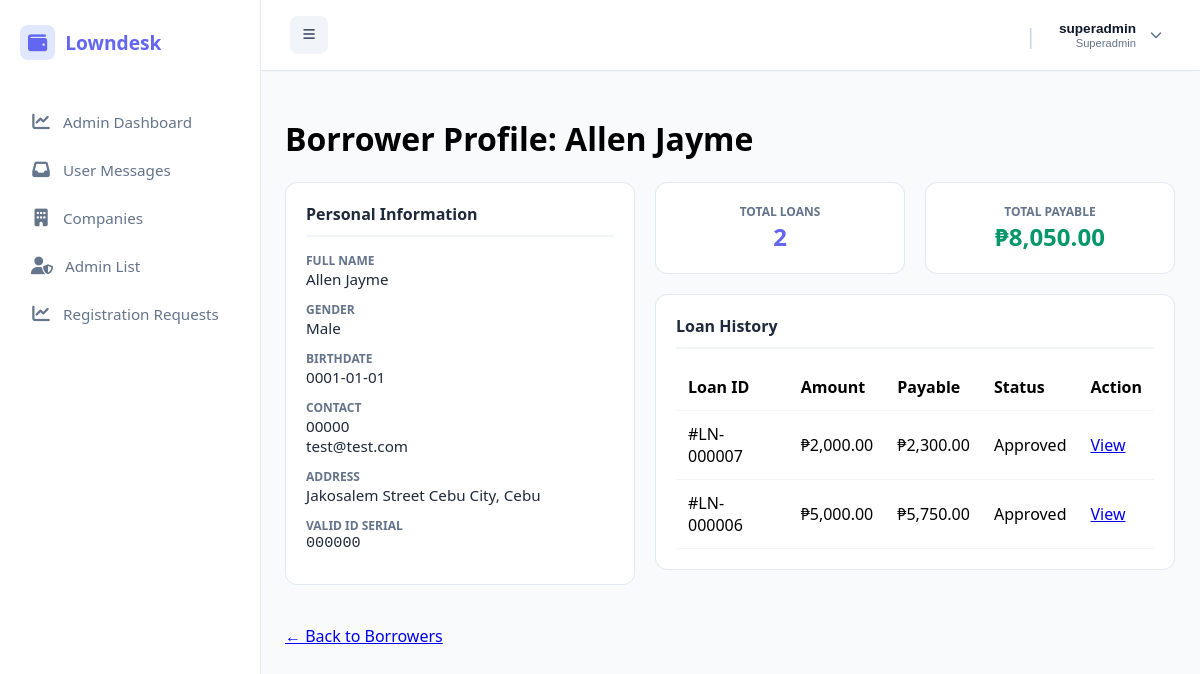
The page /public/index.php?url=borrower/details&id=7 (signed in) on the database its author committed.
### tables this page shows
CREATE TABLE `borrowers` (
  `id` int(11) NOT NULL,
  `company_id` int(11) NOT NULL,
  `first_name` varchar(100) NOT NULL,
  `middle_name` varchar(100) DEFAULT NULL,
  `last_name` varchar(100) NOT NULL,
  `gender` varchar(20) DEFAULT NULL,
  `birthdate` date DEFAULT NULL,
  `phone` varchar(30) NOT NULL,
  `email` varchar(100) DEFAULT NULL,
  `address` text NOT NULL,
  `valid_id` varchar(150) DEFAULT NULL,
  `status` tinyint(1) DEFAULT 1,
  `created_at` timestamp NOT NULL DEFAULT current_timestamp(),
  `occupation` text DEFAULT NULL
);

CREATE TABLE `loans` (
  `id` int(11) NOT NULL,
  `company_id` int(11) NOT NULL,
  `account_id` int(11) DEFAULT NULL,
  `borrower_id` int(11) NOT NULL,
  `amount` decimal(12,2) NOT NULL,
  `interest_rate` decimal(5,2) NOT NULL,
  `total_payable` decimal(12,2) NOT NULL,
  `status` varchar(30) DEFAULT 'pending',
  `released_date` date DEFAULT NULL,
  `due_date` date NOT NULL,
  `created_at` timestamp NOT NULL DEFAULT current_timestamp(),
  `term_months` int(11) DEFAULT NULL,
  `notes` text DEFAULT NULL,
  `term_type` varchar(20) DEFAULT 'month',
  `fee` decimal(15,2) DEFAULT 0.00,
  `category_id` int(11) DEFAULT NULL,
  `loan_type` varchar(255) NOT NULL
);

### app/controllers/BorrowerController.php (called while the page is built, shortened)
<?php
require_once __DIR__ . '/../models/Borrower.php';
class BorrowerController {
    private $borrowerModel;
    public function __construct() {
        $this->borrowerModel = new Borrower();
    }
    public function details($id = null) {
        $id = $id ?? $_GET['id'] ?? null;
        $borrower = $this->borrowerModel->getById($id);
        $db = $this->borrowerModel->getDb();
        $stmt = $db->prepare("SELECT * FROM loans WHERE borrower_id = ? ORDER BY created_at DESC");
        $stmt->execute([$id]);
        $loans = $stmt->fetchAll(PDO::FETCH_ASSOC);
        $totalLoansCount = count($loans);
        $totalPayable = 0;
        foreach ($loans as $loan) {
            $totalPayable += $loan['total_payable'];
        }
        require_once __DIR__ . '/../views/admin/borrowers/details.php';
    }
}

### public/index.php (called while the page is built, shortened)
<?php
require_once __DIR__ . "/../app/core/Database.php";
require_once __DIR__ . "/../app/core/Model.php";
$init = new App();

### app/core/Database.php (called while the page is built)
<?php
class Database {
    private static $host = "localhost";
    private static $port = "3306";
    private static $db   = "loan_saas_db";
    private static $user = "root";
    private static $pass = "";
    public static function getConnection() {
        try {
            $conn = new PDO(
                "mysql:host=" . self::$host . ";port=" . self::$port . ";dbname=" . self::$db,
                self::$user,
                self::$pass
            );
            $conn->setAttribute(PDO::ATTR_ERRMODE, PDO::ERRMODE_EXCEPTION);
            $conn->setAttribute(PDO::ATTR_DEFAULT_FETCH_MODE, PDO::FETCH_ASSOC);
            return $conn;
        } catch (Exception $e) {
            die("Database connection failed: " . $e->getMessage());
        }
    }
}

### app/core/Model.php (called while the page is built, shortened)
<?php
require_once __DIR__ . "/Database.php";
class Model {
    public function __construct() {
        $this->conn = Database::getConnection();
    }
    protected function getTenantId() {
        return $_SESSION['user']['company_id'] ?? 1;
    }
}

### app/models/Borrower.php (called while the page is built, shortened)
<?php
require_once __DIR__ . '/../core/Model.php';
class Borrower extends Model {
public function getById($id) {
    $stmt = $this->conn->prepare("SELECT * FROM borrowers WHERE id = ? AND company_id = ?");
    $stmt->execute([$id, $this->getTenantId()]);
    $result = $stmt->fetch(PDO::FETCH_ASSOC);
    return $result;
}
}

### app/views/admin/borrowers/details.php (the view, shortened to what this page needs)
<?php
require_once dirname(__DIR__, 2) . '/layouts/header.php';
?>
<div class="page-header">
    <h1>Borrower Profile: <?= htmlspecialchars($borrower['first_name'] . ' ' . $borrower['last_name']) ?></h1>
</div>
<div class="bp-wrapper">
    <div class="bp-card">
        <div class="bp-card-title">Personal Information</div>
        <div class="bp-info-group">
            <span class="bp-info-label">Full Name</span>
            <div class="bp-info-value"><?= htmlspecialchars($borrower['first_name'] . ' ' . ($borrower['middle_name'] ?? '') . ' ' . $borrower['last_name']) ?></div>
        </div>
        <div class="bp-info-group">
            <span class="bp-info-label">Gender</span>
            <div class="bp-info-value"><?= htmlspecialchars($borrower['gender'] ?? 'N/A') ?></div>
        </div>
        <div class="bp-info-group">
            <span class="bp-info-label">Birthdate</span>
            <div class="bp-info-value"><?= htmlspecialchars($borrower['birthdate'] ?? 'N/A') ?></div>
        </div>
        <div class="bp-info-group">
            <span class="bp-info-label">Contact</span>
            <div class="bp-info-value"><?= htmlspecialchars($borrower['phone']) ?></div>
            <div class="bp-info-value"><?= htmlspecialchars($borrower['email'] ?? 'No Email') ?></div>
        </div>
        <div class="bp-info-group">
            <span class="bp-info-label">Address</span>
            <div class="bp-info-value"><?= htmlspecialchars($borrower['address']) ?></div>
        </div>
        <div class="bp-info-group">
            <span class="bp-info-label">Valid ID Serial</span>
            <div class="bp-info-value"><code><?= htmlspecialchars($borrower['valid_id'] ?? 'None') ?></code></div>
        </div>
    </div>
    <div>
        <div style="display: grid; grid-template-columns: 1fr 1fr; gap: 20px; margin-bottom: 20px;">
            <div class="bp-stat-card">
                <div class="bp-info-label">Total Loans</div>
                <div class="bp-stat-value"><?= $totalLoansCount ?></div>
            </div>
            <div class="bp-stat-card">
                <div class="bp-info-label">Total Payable</div>
                <div class="bp-stat-value" style="color: #059669;">₱<?= number_format($totalPayable, 2) ?></div>
            </div>
        </div>
        <div class="bp-card">
            <div class="bp-card-title">Loan History</div>
            <table class="data-table">
                <thead>
                    <tr><th>Loan ID</th><th>Amount</th><th>Payable</th><th>Status</th><th>Action</th></tr>
                </thead>
               <tbody>
    <?php if (empty($loans)): ?>
        <tr><td colspan="5" style="text-align:center;">No loan history found.</td></tr>
    <?php else: ?>
        <?php foreach ($loans as $loan): ?>
        <tr>
            <td data-label="Loan ID">#LN-<?= str_pad($loan['id'], 6, '0', STR_PAD_LEFT) ?></td>
            <td data-label="Amount">₱<?= number_format($loan['amount'], 2) ?></td>
            <td data-label="Payable">₱<?= number_format($loan['total_payable'], 2) ?></td>
            <td data-label="Status"><?= htmlspecialchars($loan['status']) ?></td>
            <td data-label="Action"><a href="/loansaas/public/index.php?url=loan/details&id=<?= $loan['id'] ?>">View</a></td>
        </tr>
        <?php endforeach; ?>
    <?php endif; ?>
</tbody>
            </table>
        </div>
    </div>
</div>
<div style="margin-top: 20px;">
    <a href="/loansaas/public/index.php?url=borrower/index" class="btn-back">← Back to Borrowers</a>
</div>
<?php
require_once dirname(__DIR__, 2) . '/layouts/footer.php';
?>

### app/views/admin/borrowers/details.php (style rules this page uses)
.bp-wrapper { display: grid; grid-template-columns: 350px 1fr; gap: 20px; }
.bp-card { background: #fff; padding: 20px; border-radius: 12px; border: 1px solid #e2e8f0; margin-bottom: 20px; }
.bp-card-title { font-weight: 700; margin-bottom: 15px; color: #1e293b; border-bottom: 2px solid #f1f5f9; padding-bottom: 10px; }
.bp-info-group { margin-bottom: 12px; }
.bp-info-label { font-size: 0.75rem; color: #64748b; text-transform: uppercase; font-weight: 700; }
.bp-info-value { font-size: 0.95rem; color: #1e293b; }
.bp-stat-card { background: #fff; padding: 20px; border-radius: 12px; border: 1px solid #e2e8f0; text-align: center; }
.bp-stat-value { font-size: 1.5rem; font-weight: 700; color: #6366f1; }
.data-table { width: 100%; border-collapse: collapse; }
.data-table th, .data-table td { padding: 12px; border-bottom: 1px solid #f1f5f9; text-align: left; }

### app/views/layouts/header.php (style rules this page uses)
:root { --sidebar-bg: #ffffff; --primary-color: #6366f1; --hover-bg: #f5f3ff; --text-main: #1e293b; --text-muted: #64748b; --border-color: #e2e8f0; }
body { margin: 0; font-family: 'Segoe UI', sans-serif; background: #f8fafc; display: flex; }

### rows shown on the page
borrowers: first_name+last_name "Allen Jayme", first_name+middle_name+last_name "Allen Jayme", gender "Male", birthdate "0001-01-01", phone "00000", email "test@test.com", address "Jakosalem Street Cebu City, Cebu", valid "000000"
loans: id "000007", amount "2,000.00", total_payable "2,300.00", status "Approved"
loans: id "000006", amount "5,000.00", total_payable "5,750.00", status "Approved"

### other values the page prints
$item['label'] "Admin Dashboard"
$item['label'] "User Messages"
$item['label'] "Companies"
$item['label'] "Admin List"
$item['label'] "Registration Requests"
$userName "superadmin"
$userRole ?: 'Active User' "Superadmin"
$totalLoansCount "2"
$totalPayable "8,050.00"
